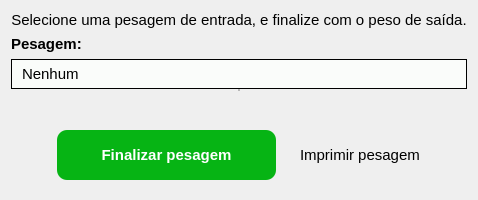
                  <widget class="QFrame" name="frame_99">
                   <property name="font">
                    <font>
                     <family>Segoe UI</family>
                    </font>
                   </property>
                   <property name="frameShape">
                    <enum>QFrame::NoFrame</enum>
                   </property>
                   <property name="frameShadow">
                    <enum>QFrame::Raised</enum>
                   </property>
                   <layout class="QVBoxLayout" name="verticalLayout_88">
                    <property name="spacing">
                     <number>0</number>
                    </property>
                    <item>
                     <widget class="QFrame" name="frame_dados_avulsa_3">
                      <property name="minimumSize">
                       <size>
                        <width>0</width>
                        <height>0</height>
                       </size>
                      </property>
                      <property name="maximumSize">
                       <size>
                        <width>16777215</width>
                        <height>255</height>
                       </size>
                      </property>
                      <property name="font">
                       <font>
                        <family>Segoe UI</family>
                       </font>
                      </property>
                      <property name="frameShape">
                       <enum>QFrame::NoFrame</enum>
                      </property>
                      <property name="frameShadow">
                       <enum>QFrame::Raised</enum>
                      </property>
                      <layout class="QVBoxLayout" name="verticalLayout_89">
                       <property name="spacing">
                        <number>0</number>
                       </property>
                       <property name="leftMargin">
                        <number>0</number>
                       </property>
                       <property name="topMargin">
                        <number>0</number>
                       </property>
                       <property name="rightMargin">
                        <number>0</number>
                       </property>
                       <property name="bottomMargin">
                        <number>0</number>
                       </property>
                       <item alignment="Qt::AlignTop">
                        <widget class="QFrame" name="frame_100">
                         <property name="font">
                          <font>
                           <family>Segoe UI</family>
                          </font>
                         </property>
                         <property name="frameShape">
                          <enum>QFrame::NoFrame</enum>
                         </property>
                         <property name="frameShadow">
                          <enum>QFrame::Raised</enum>
                         </property>
                         <layout class="QGridLayout" name="gridLayout_17">
                          <property name="leftMargin">
                           <number>0</number>
                          </property>
                          <property name="topMargin">
                           <number>0</number>
                          </property>
                          <property name="rightMargin">
                           <number>0</number>
                          </property>
                          <property name="bottomMargin">
                           <number>0</number>
                          </property>
                          <property name="horizontalSpacing">
                           <number>0</number>
                          </property>
                          <property name="verticalSpacing">
                           <number>6</number>
                          </property>
                          <item row="3" column="0">
                           <widget class="QComboBox" name="comboBox_fornecedor_17">
                            <property name="minimumSize">
                             <size>
                              <width>0</width>
                              <height>30</height>
                             </size>
                            </property>
                            <property name="font">
                             <font>
                              <pointsize>-1</pointsize>
                             </font>
                            </property>
                            <property name="styleSheet">
                             <string notr="true">QComboBox{
	border:1px solid;
	padding-left:10px;
	font-size:15px;
	
	background-color: rgb(250, 252, 250);
}

QComboBox::drop-down{
	border:0px;
}

QComboBox::down-arrow{
	image: url(:/icons/angle-down-solid.svg);
	width:12px;
	height:12px;
	margin-right:15px;
}

QComboBox::on{
	border:2px solid rgb(67, 202, 0);
}

QComboBox QListView{
	padding:5px;
	border:1px solid;
	background-color: rgba(255, 255, 255, 50%);
	outline:0;
}
</string>
                            </property>
                            <property name="currentIndex">
                             <number>0</number>
                            </property>
                            <property name="maxVisibleItems">
                             <number>10</number>
                            </property>
                            <property name="insertPolicy">
                             <enum>QComboBox::NoInsert</enum>
                            </property>
                            <property name="iconSize">
                             <size>
                              <width>32</width>
                              <height>32</height>
                             </size>
                            </property>
                            <property name="duplicatesEnabled">
                             <bool>true</bool>
                            </property>
                            <property name="frame">
                             <bool>true</bool>
                            </property>
                            <item>
                             <property name="text">
                              <string>Nenhum</string>
                             </property>
                            </item>
                           </widget>
                          </item>
                          <item row="1" column="0">
                           <widget class="QLabel" name="label_63">
                            <property name="maximumSize">
                             <size>
                              <width>16777215</width>
                              <height>20</height>
                             </size>
                            </property>
                            <property name="font">
                             <font>
                              <family>Segoe UI</family>
                              <pointsize>11</pointsize>
                              <weight>75</weight>
                              <bold>true</bold>
                             </font>
                            </property>
                            <property name="text">
                             <string>Pesagem:</string>
                            </property>
                           </widget>
                          </item>
                          <item row="0" column="0">
                           <widget class="QLabel" name="label_59">
                            <property name="font">
                             <font>
                              <family>Segoe UI</family>
                              <pointsize>11</pointsize>
                              <weight>50</weight>
                              <bold>false</bold>
                              <underline>false</underline>
                              <stylestrategy>PreferDefault</stylestrategy>
                              <kerning>true</kerning>
                             </font>
                            </property>
                            <property name="text">
                             <string>Selecione uma pesagem de entrada, e finalize com o peso de saída.</string>
                            </property>
                            <property name="alignment">
                             <set>Qt::AlignCenter</set>
                            </property>
                           </widget>
                          </item>
                         </layout>
                        </widget>
                       </item>
                       <item alignment="Qt::AlignHCenter">
                        <widget class="QFrame" name="frame_101">
                         <property name="maximumSize">
                          <size>
                           <width>16777215</width>
                           <height>35</height>
                          </size>
                         </property>
                         <property name="font">
                          <font>
                           <family>Segoe UI</family>
                          </font>
                         </property>
                         <property name="frameShape">
                          <enum>QFrame::StyledPanel</enum>
                         </property>
                         <property name="frameShadow">
                          <enum>QFrame::Raised</enum>
                         </property>
                         <layout class="QHBoxLayout" name="horizontalLayout_27">
                          <property name="spacing">
                           <number>10</number>
                          </property>
                          <property name="leftMargin">
                           <number>0</number>
                          </property>
                          <property name="topMargin">
                           <number>0</number>
                          </property>
                          <property name="rightMargin">
                           <number>0</number>
                          </property>
                          <property name="bottomMargin">
                           <number>0</number>
                          </property>
                         </layout>
                        </widget>
                       </item>
                       <item>
                        <widget class="QLabel" name="info_pesagem_avulsa_3">
                         <property name="minimumSize">
                          <size>
                           <width>0</width>
                           <height>30</height>
                          </size>
                         </property>
                         <property name="font">
                          <font>
                           <family>Segoe UI</family>
                           <pointsize>11</pointsize>
                          </font>
                         </property>
                         <property name="styleSheet">
                          <string notr="true">color: rgb(255, 0, 0);
</string>
                         </property>
                         <property name="text">
                          <string/>
                         </property>
                         <property name="alignment">
                          <set>Qt::AlignCenter</set>
                         </property>
                        </widget>
                       </item>
                       <item alignment="Qt::AlignHCenter">
                        <widget class="QFrame" name="frame_102">
                         <property name="font">
                          <font>
                           <family>Segoe UI</family>
                          </font>
                         </property>
                         <property name="frameShape">
                          <enum>QFrame::NoFrame</enum>
                         </property>
                         <property name="frameShadow">
                          <enum>QFrame::Raised</enum>
                         </property>
                         <layout class="QHBoxLayout" name="horizontalLayout_28">
                          <item>
                           <widget class="QPushButton" name="pushButton_7">
                            <property name="minimumSize">
                             <size>
                              <width>219</width>
                              <height>50</height>
                             </size>
                            </property>
                            <property name="maximumSize">
                             <size>
                              <width>250</width>
                              <height>16777215</height>
                             </size>
                            </property>
                            <property name="font">
                             <font>
                              <family>Segoe UI</family>
                              <pointsize>11</pointsize>
                              <weight>75</weight>
                              <bold>true</bold>
                             </font>
                            </property>
                            <property name="cursor">
                             <cursorShape>PointingHandCursor</cursorShape>
                            </property>
                            <property name="styleSheet">
                             <string notr="true">

QPushButton{
background-color: rgb(6, 180, 20);
color: rgb(255, 255, 255);
border-radius:10px
}
QPushButton:hover{
background-color: rgb(5, 161, 15);
}
</string>
                            </property>
                            <property name="text">
                             <string>Finalizar pesagem</string>
                            </property>
                           </widget>
                          </item>
                          <item>
                           <widget class="QRadioButton" name="radioButton_3">
                            <property name="font">
                             <font>
                              <family>Segoe UI</family>
                              <pointsize>11</pointsize>
                              <weight>50</weight>
                              <bold>false</bold>
                             </font>
                            </property>
                            <property name="styleSheet">
                             <string notr="true">
QRadioButton::indicator {
    width:                  12px;
    height:                 12px;
    border-radius:          6px;
}

QRadioButton::indicator:checked {
	image: url(:/icons/check-solid.svg);
	background-color: rgb(6, 180, 20);
    border:                 1px solid rgb(88, 88, 88);
}

QRadioButton::indicator:unchecked {
    border:                 1px solid rgb(88, 88, 88);
}</string>
                            </property>
                            <property name="text">
                             <string>Imprimir pesagem</string>
                            </property>
                            <property name="checked">
                             <bool>true</bool>
                            </property>
                           </widget>
                          </item>
                         </layout>
                        </widget>
                       </item>
                      </layout>
                     </widget>
                    </item>
                    <item alignment="Qt::AlignBottom">
                     <widget class="QFrame" name="frame_113">
                      <property name="font">
                       <font>
                        <family>Segoe UI</family>
                       </font>
                      </property>
                      <property name="frameShape">
                       <enum>QFrame::NoFrame</enum>
                      </property>
                      <property name="frameShadow">
                       <enum>QFrame::Raised</enum>
                      </property>
                      <layout class="QVBoxLayout" name="verticalLayout_90">
                       <property name="spacing">
                        <number>0</number>
                       </property>
                       <property name="leftMargin">
                        <number>0</number>
                       </property>
                       <property name="topMargin">
                        <number>0</number>
                       </property>
                       <property name="rightMargin">
                        <number>0</number>
                       </property>
                       <property name="bottomMargin">
                        <number>0</number>
                       </property>
                       <item>
                        <widget class="QFrame" name="frame_historico_avulsas_3">
                         <property name="minimumSize">
                          <size>
                           <width>0</width>
                           <height>0</height>
                          </size>
                         </property>
                         <property name="maximumSize">
                          <size>
                           <width>16777215</width>
                           <height>0</height>
                          </size>
                         </property>
                         <property name="font">
                          <font>
                           <family>Segoe UI</family>
                          </font>
                         </property>
                         <property name="styleSheet">
                          <string notr="true">background-color: rgb(43, 43, 43);</string>
                         </property>
                         <property name="frameShape">
                          <enum>QFrame::NoFrame</enum>
                         </property>
                         <property name="frameShadow">
                          <enum>QFrame::Raised</enum>
                         </property>
                         <layout class="QVBoxLayout" name="verticalLayout_91">
                          <item alignment="Qt::AlignHCenter">
                           <widget class="QFrame" name="frame_114">
                            <property name="font">
                             <font>
                              <family>Segoe UI</family>
                             </font>
                            </property>
                            <property name="frameShape">
                             <enum>QFrame::NoFrame</enum>
                            </property>
                            <property name="frameShadow">
                             <enum>QFrame::Raised</enum>
                            </property>
                            <layout class="QHBoxLayout" name="horizontalLayout_29">
                             <item>
                              <widget class="QLabel" name="label_64">
                               <property name="minimumSize">
                                <size>
                                 <width>0</width>
                                 <height>30</height>
                                </size>
                               </property>
                               <property name="maximumSize">
                                <size>
                                 <width>16777215</width>
                                 <height>30</height>
                                </size>
                               </property>
                               <property name="font">
                                <font>
                                 <family>Segoe UI</family>
                                 <pointsize>16</pointsize>
                                 <weight>75</weight>
                                 <bold>true</bold>
                                </font>
                               </property>
                               <property name="styleSheet">
                                <string notr="true">	color:white;
</string>
                               </property>
                               <property name="text">
                                <string>Pesagens pendentes</string>
                               </property>
                               <property name="alignment">
                                <set>Qt::AlignCenter</set>
                               </property>
                              </widget>
                             </item>
                            </layout>
                           </widget>
                          </item>
                          <item>
                           <widget class="QTableWidget" name="tableWidget_8">
                            <property name="maximumSize">
                             <size>
                              <width>16777215</width>
                              <height>1999999</height>
                             </size>
                            </property>
                            <property name="font">
                             <font>
                              <family>Century Gothic</family>
                              <pointsize>10</pointsize>
                              <weight>50</weight>
                              <italic>false</italic>
                              <bold>false</bold>
                             </font>
                            </property>
                            <property name="styleSheet">
                             <string notr="true">QTableWidget{
	font: 10pt &quot;Century Gothic&quot;;
	outline:0;	color:white;

}
QHeaderView::section {
	border:1px solid;
}

QTableView::item:focus{
    border: 1px solid ;
	color:rgb(67, 202, 0)
}
QScrollBar:vertical {
    border: 1px solid #999999;
    background:white;
    width:15px;    
    margin: 3px
}
QScrollBar::handle:vertical {
    background: rgb(43, 43, 43);
    min-height: 0px;
}
QScrollBar::add-line:vertical {
    background:rgb(50, 50, 50);
    height: 0px;
    subcontrol-position: bottom;
    subcontrol-origin: margin;
}
QScrollBar::sub-line:vertical {
    background: qlineargradient(x1:0, y1:0, x2:1, y2:0,
    stop: 0  rgb(32, 47, 130), stop: 0.5 rgb(32, 47, 130),  stop:1 rgb(32, 47, 130));
	height:0px;
    subcontrol-position: top;
    subcontrol-origin: margin;
}


QScrollBar:horizontal {
    border: 1px solid #999999;
    background:white;
    height:15px;    
    margin: 3px
 }

 QScrollBar::handle:horizontal {
    background: rgb(43, 43, 43);
    min-width: 0px;
 }
QScrollBar::add-line:horizontal {
    background:rgb(50, 50, 50);
    height: 0px;
    subcontrol-position: bottom;
    subcontrol-origin: margin;
 }

 QScrollBar::sub-line:horizontal {
    background: qlineargradient(x1:0, y1:0, x2:1, y2:0,
    stop: 0  rgb(32, 47, 130), stop: 0.5 rgb(32, 47, 130),  stop:1 rgb(32, 47, 130));
	height:0px;
    subcontrol-position: top;
    subcontrol-origin: margin;
 }

</string>
                            </property>
                            <property name="autoScroll">
                             <bool>true</bool>
                            </property>
                            <property name="autoScrollMargin">
                             <number>20</number>
                            </property>
                            <property name="editTriggers">
                             <set>QAbstractItemView::NoEditTriggers</set>
                            </property>
                            <property name="dragDropMode">
                             <enum>QAbstractItemView::NoDragDrop</enum>
                            </property>
                            <property name="defaultDropAction">
                             <enum>Qt::IgnoreAction</enum>
                            </property>
                            <property name="alternatingRowColors">
                             <bool>false</bool>
                            </property>
                            <property name="selectionMode">
                             <enum>QAbstractItemView::SingleSelection</enum>
                            </property>
                            <property name="textElideMode">
                             <enum>Qt::ElideRight</enum>
                            </property>
                            <property name="sortingEnabled">
                             <bool>true</bool>
                            </property>
                            <property name="rowCount">
                             <number>0</number>
                            </property>
                            <attribute name="horizontalHeaderCascadingSectionResizes">
                             <bool>false</bool>
                            </attribute>
                            <attribute name="horizontalHeaderDefaultSectionSize">
                             <number>115</number>
                            </attribute>
                            <attribute name="horizontalHeaderMinimumSectionSize">
                             <number>95</number>
                            </attribute>
                            <attribute name="horizontalHeaderStretchLastSection">
                             <bool>true</bool>
                            </attribute>
                            <attribute name="verticalHeaderVisible">
                             <bool>false</bool>
                            </attribute>
                            <column>
                             <property name="text">
                              <string>ID</string>
                             </property>
                             <property name="font">
                              <font>
                               <weight>75</weight>
                               <bold>true</bold>
                              </font>
                             </property>
                            </column>
                            <column>
                             <property name="text">
                              <string>Motorista</string>
                             </property>
                             <property name="font">
                              <font>
                               <weight>75</weight>
                               <bold>true</bold>
                              </font>
                             </property>
                            </column>
                            <column>
                             <property name="text">
                              <string>Status</string>
                             </property>
                             <property name="font">
                              <font>
                               <weight>75</weight>
                               <bold>true</bold>
                              </font>
                             </property>
                             <property name="foreground">
                              <brush brushstyle="SolidPattern">
                               <color alpha="255">
                                <red>255</red>
                                <green>170</green>
                                <blue>0</blue>
                               </color>
                              </brush>
                             </property>
                            </column>
                           </widget>
                          </item>
                         </layout>
                        </widget>
                       </item>
                      </layout>
                     </widget>
                    </item>
                   </layout>
                  </widget>
